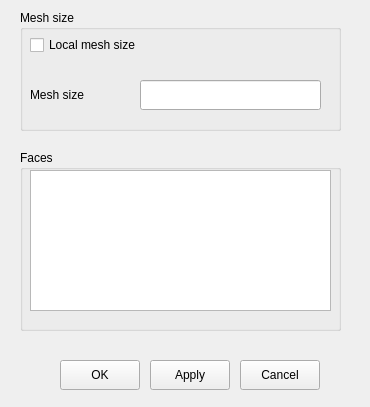
<?xml version="1.0" encoding="UTF-8"?>
<ui version="4.0">
 <class>frmLocalSize</class>
 <widget class="QMainWindow" name="frmLocalSize">
  <property name="geometry">
   <rect>
    <x>0</x>
    <y>0</y>
    <width>370</width>
    <height>407</height>
   </rect>
  </property>
  <property name="windowTitle">
   <string>Meshing local size </string>
  </property>
  <widget class="QWidget" name="centralwidget">
   <widget class="QPushButton" name="btnCancel">
    <property name="geometry">
     <rect>
      <x>240</x>
      <y>360</y>
      <width>80</width>
      <height>30</height>
     </rect>
    </property>
    <property name="text">
     <string>Cancel</string>
    </property>
   </widget>
   <widget class="QGroupBox" name="gbxFaceMeshSize">
    <property name="geometry">
     <rect>
      <x>20</x>
      <y>10</y>
      <width>321</width>
      <height>121</height>
     </rect>
    </property>
    <property name="title">
     <string>Mesh size</string>
    </property>
    <widget class="QLabel" name="lblThe_start">
     <property name="geometry">
      <rect>
       <x>10</x>
       <y>70</y>
       <width>101</width>
       <height>30</height>
      </rect>
     </property>
     <property name="text">
      <string>Mesh size</string>
     </property>
    </widget>
    <widget class="QLineEdit" name="txtLocalSize">
     <property name="geometry">
      <rect>
       <x>120</x>
       <y>70</y>
       <width>181</width>
       <height>30</height>
      </rect>
     </property>
     <property name="text">
      <string/>
     </property>
    </widget>
    <widget class="QCheckBox" name="chxLocal">
     <property name="geometry">
      <rect>
       <x>10</x>
       <y>20</y>
       <width>291</width>
       <height>30</height>
      </rect>
     </property>
     <property name="text">
      <string>Local mesh size</string>
     </property>
    </widget>
   </widget>
   <widget class="QGroupBox" name="gbxFaces">
    <property name="geometry">
     <rect>
      <x>20</x>
      <y>150</y>
      <width>321</width>
      <height>181</height>
     </rect>
    </property>
    <property name="title">
     <string>Faces</string>
    </property>
    <widget class="QTreeView" name="treeView">
     <property name="geometry">
      <rect>
       <x>10</x>
       <y>20</y>
       <width>301</width>
       <height>141</height>
      </rect>
     </property>
    </widget>
   </widget>
   <widget class="QPushButton" name="btnApply">
    <property name="geometry">
     <rect>
      <x>150</x>
      <y>360</y>
      <width>80</width>
      <height>30</height>
     </rect>
    </property>
    <property name="text">
     <string>Apply</string>
    </property>
   </widget>
   <widget class="QPushButton" name="btnOK">
    <property name="geometry">
     <rect>
      <x>60</x>
      <y>360</y>
      <width>80</width>
      <height>30</height>
     </rect>
    </property>
    <property name="text">
     <string>OK</string>
    </property>
   </widget>
  </widget>
 </widget>
 <resources/>
 <connections/>
</ui>
